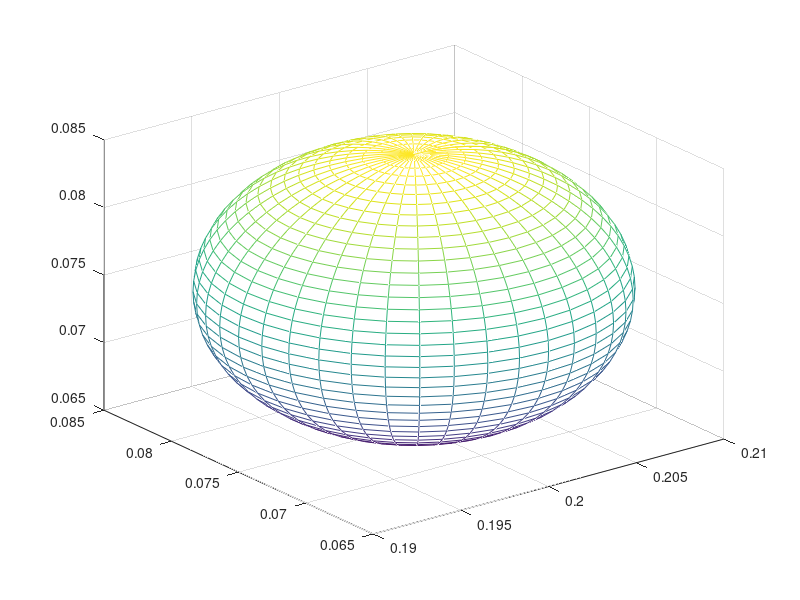

Write MATLAB code to recreate this figure. (Note: this script raises an error after producing the figure.)
clear
double y ;
double z;
double v;

r = 0.01;
a = 0.2;
b = 0.075;
c = 0.075;
[xsphere,ysphere,zsphere]=sphere(40);
X=xsphere*r+a;
Y=ysphere*r+b;
Z=zsphere*r+c;
mesh(X,Y,Z);
hold on;

a2r = sym(pi)/180;

Alpha = [0 , sym(pi)/2 , 0 , 0 , -sym(pi)/2 ];
A     = [0, 0 , 0.1 , 0.1 , 0];
Theta = [0 , 0 , 0 , 0 , 0];
D     = [0.1 , 0 , 0 , 0 , 0.1];

for i = 1:101
    if i<=21
    y =0.2 - 0.0025*(i-1);
    z =  y - 0.1;
    end
    if (i>21)&&(i<=41)
    y =0.15- 0.0025*(i-21);
    z = - y +0.2;
    end
    if (i>41)&&(i<=61)
    y =0.1- 0.002*(i-41);
    z = 0.1;
    end
    if (i>61)&&(i<=81)
    y =0.06- 0.0005*(i-61);
    z = 5*y-0.2;
    end
    if (i>81)&&(i<=101)
    y =0.05- 0.0025*(i-81);
    z = -y+0.1;
    end
    Q = IK(0.2,y,z,0);
    
Theta(1,1) = Q(1,1);
Theta(1,2) = Q(1,2);
Theta(1,3) = Q(1,3);
Theta(1,4) = Q(1,4);

T1 = [  [             cos(Theta(1,1)),            -sin(Theta(1,1)),            0,              A(1,1)]
        [ cos(Alpha(1,1))*sin(Theta(1,1)), cos(Alpha(1,1))*cos(Theta(1,1)), -sin(Alpha(1,1)), -D(1,1)*sin(Alpha(1,1))]
        [ sin(Alpha(1,1))*sin(Theta(1,1)), sin(Alpha(1,1))*cos(Theta(1,1)),  cos(Alpha(1,1)),  D(1,1)*cos(Alpha(1,1))]
        [                   0,                   0,            0,               1]  ];
    
T2 = [  [             cos(Theta(1,2)),            -sin(Theta(1,2)),            0,              A(1,2)]
        [ cos(Alpha(1,2))*sin(Theta(1,2)), cos(Alpha(1,2))*cos(Theta(1,2)), -sin(Alpha(1,2)), -D(1,2)*sin(Alpha(1,2))]
        [ sin(Alpha(1,2))*sin(Theta(1,2)), sin(Alpha(1,2))*cos(Theta(1,2)),  cos(Alpha(1,2)),  D(1,2)*cos(Alpha(1,2))]
        [                   0,                   0,            0,               1]  ];
T3 = [  [             cos(Theta(1,3)),            -sin(Theta(1,3)),            0,              A(1,3)]
        [ cos(Alpha(1,3))*sin(Theta(1,3)), cos(Alpha(1,3))*cos(Theta(1,3)), -sin(Alpha(1,3)), -D(1,3)*sin(Alpha(1,3))]
        [ sin(Alpha(1,3))*sin(Theta(1,3)), sin(Alpha(1,3))*cos(Theta(1,3)),  cos(Alpha(1,3)),  D(1,3)*cos(Alpha(1,3))]
        [                   0,                   0,            0,               1]  ];
T4 = [  [             cos(Theta(1,4)),            -sin(Theta(1,4)),            0,              A(1,4)]
        [ cos(Alpha(1,4))*sin(Theta(1,4)), cos(Alpha(1,4))*cos(Theta(1,4)), -sin(Alpha(1,4)), -D(1,4)*sin(Alpha(1,4))]
        [ sin(Alpha(1,4))*sin(Theta(1,4)), sin(Alpha(1,4))*cos(Theta(1,4)),  cos(Alpha(1,4)),  D(1,4)*cos(Alpha(1,4))]
        [                   0,                   0,            0,               1]  ];
T5 = [  [             cos(Theta(1,5)),            -sin(Theta(1,5)),            0,              A(1,5)]
        [ cos(Alpha(1,5))*sin(Theta(1,5)), cos(Alpha(1,5))*cos(Theta(1,5)), -sin(Alpha(1,5)), -D(1,5)*sin(Alpha(1,5))]
        [ sin(Alpha(1,5))*sin(Theta(1,5)), sin(Alpha(1,5))*cos(Theta(1,5)),  cos(Alpha(1,5)),  D(1,5)*cos(Alpha(1,5))]
        [                   0,                   0,            0,               1]  ];
    
T01=T1;    
T02=T1*T2;
T03=T02*T3;
T04=T03*T4;
T05=T04*T5;

X=[0,T01(1,4),T02(1,4),T03(1,4),T04(1,4),T05(1,4)];
Y=[0,T01(2,4),T02(2,4),T03(2,4),T04(2,4),T05(2,4)];
Z=[0,T01(3,4),T02(3,4),T03(3,4),T04(3,4),T05(3,4)];

Color = ['r','g','b','y'];

scatter3(X(1,6),Y(1,6),Z(1,6),'r','k');
hold on;
h=plot3(X,Y,Z,Color(1,3));
xlabel('x(m)');
ylabel('y(m)');
zlabel('z(m)');
grid on;
axis([0 0.3 0 0.3 0 0.3]);
pause(0.01);
delete(h);
end
   